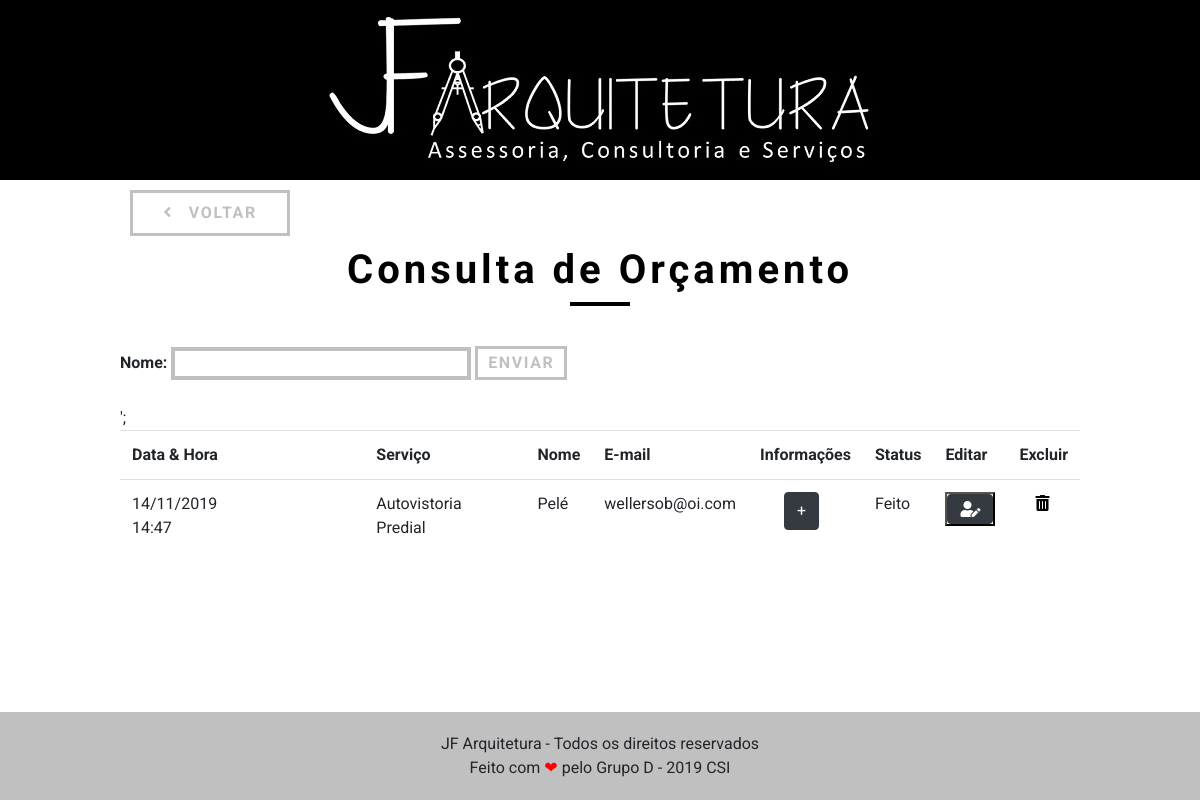
The page /consultar.php?nome=Pelé on the database its author committed.
### tables this page shows
CREATE TABLE `orcamento` (
  `cod` int(11) NOT NULL,
  `tipo_id` int(11) NOT NULL,
  `nome_cli` varchar(255) NOT NULL,
  `nome_predio` varchar(255) NOT NULL,
  `email` varchar(255) NOT NULL,
  `andares` int(11) NOT NULL,
  `apart_salas` int(11) NOT NULL,
  `endereco` varchar(255) NOT NULL,
  `elevadores` int(11) DEFAULT NULL,
  `idade_pred` int(11) DEFAULT NULL,
  `telefone` char(12) NOT NULL,
  `cel` char(12) NOT NULL,
  `detalhes` varchar(255) DEFAULT NULL,
  `status` enum('Pendente','Feito') DEFAULT NULL,
  `data` timestamp NOT NULL DEFAULT CURRENT_TIMESTAMP ON UPDATE CURRENT_TIMESTAMP,
  `observacoes` varchar(900) DEFAULT NULL
);

CREATE TABLE `tipo` (
  `id` int(11) NOT NULL,
  `nome` varchar(100) NOT NULL
);

### consultar.php (the view, shortened to what this page needs)
<!DOCTYPE html>
<html lang="pt-br">
<head>
	<?php include 'imports.php';?>
</head>
<body>
	<?php include 'header.php'; ?>
	<section id="consultar">
		<div class="container_grid">
			<a class="botao grid-3" href="painel.php"><i class="fas fa-angle-left mr-3"></i>Voltar</a>
			<h1 class="titulo">Consulta de Orçamento</h1>
			<form class="mb-3">
				<label class="label_form font-weight-bold">Nome: </label>
				<input type="text" name="nome" class="input_form">
				<button type="submit" class="botao-enviar">Enviar</button>
			</form>
			<?php
			if(isset($_GET["nome"])) {
				$nome = $_GET["nome"];
		include_once 'conexao.php';
								$sql = "SELECT o.*, t.nome AS 'tipo_nome', DATE_FORMAT(`data`, '%d/%m/%Y &nbsp; &nbsp; &nbsp; &nbsp; &nbsp; &nbsp; &nbsp; &nbsp; &nbsp; &nbsp; &nbsp; &nbsp; %H:%i') as 'data'
												FROM orcamento o, tipo t
												WHERE o.tipo_id = t.id
												AND nome_cli like '{$nome}%'";
		$busca = mysqli_query($con, $sql);
		$totalRegistros = mysqli_num_rows($busca);
		if($totalRegistros > 0 ){?>
			<table class="table table-hover">
				<tr>
				<th scope="col">Data &amp; Hora</th>
					<th scope="col-lg-2">Serviço</th>
					<th scope="col-lg-2">Nome</th>
					<th scope="col-lg-2">E-mail</th>
					<th scope="col-lg-2">Informações</th>
					<th scope="col-lg-2">Status</th>
					<th scope="col-lg-2">Editar</th>
					<th scope="col-lg-2">Excluir</th>
				</tr>
				<?php
									while ($array = mysqli_fetch_array($busca)){
                                    $id = $array['cod'];
									$tipo_nome = $array['tipo_nome'];
									$nome_cli = $array['nome_cli'];
									$nome_predio = $array['nome_predio'];
									$email = $array ['email'];
									$telefone = $array['telefone'];
									$cel = $array['cel'];
									$data = $array['data'];
									$status = $array['status'];
									$and = $array['andares'];
									$apart = $array['apart_salas'];
									$elev = $array['elevadores'];
									$end = $array['endereco'];
									$idade_predio = $array['idade_pred'];
									$det = $array['detalhes'];
                                    $obs = $array['observacoes'];
								?>
				<tr>
				<td><?php echo $data; ?></td>
				<td><?php echo $tipo_nome; ?></td>
				<td><?php echo $nome_cli; ?></td>
				<td><?php echo $email; ?></td>
				<td>
					<button type="button" class="btn btn-dark ml-4" data-toggle="modal"  data-det="<?php echo $det ?>" data-idade="<?php echo $idade_predio ?>" data-elev="<?php echo $elev ?>" data-apart="<?php echo $apart ?>" data-and="<?php echo $and ?>" data-tipo="<?php echo $tipo_nome ?>" data-end="<?php echo $end ?>" data-target="#exampleModal" data-predio="<?php echo $nome_predio ?>" data-telefone="<?php echo $telefone ?>" data-celular="<?php echo $cel ?>" data-email="<?php echo $email ?>" data-whatever="<?php echo $nome_cli ?>">+</button>
				</td>
				<td><?php echo $status ?></td>
				<td>
				<button class="" data-cod="<?php echo $id ?>" data-obs="<?php echo $obs ?>" data-whatever="<?php echo $nome_cli ?>" data-target="#edit-modal" data-toggle="modal" style="color: black;">
				<i    class = " btn btn-dark fas fa-user-edit "></i>
				</button>
				</td>';
				<?php
				echo '<td>
				<a href="excluir.php" onclick="excluir({$row[0]})">
				<i style="color: black;" class="fas fa-trash-alt ml-3"></i>
				</a>
				</td>';
				echo '</tr>';
			 }
						}
			?>
				<?php	} ?>
			</table>
		</div>
	</section>
	<footer class="_footer">
		<p>JF Arquitetura - Todos os direitos reservados</p>
		<p>Feito com <span class="heart">❤</span> pelo Grupo D - 2019 CSI</p>
	</footer>
</body>
</html>

### css/grid.css (style rules this page uses)
*, *:before, *:after { -webkit-box-sizing: border-box; -moz-box-sizing: border-box; box-sizing: border-box; }
.container_grid { width: 960px; margin: 0 auto; padding: 0px; position: relative; }
.container_grid:after, .container_grid:before { content: " "; display: table; }
.container_grid:after { clear: both; }
.grid-1, .grid-2, .grid-3, .grid-4, .grid-5, .grid-6, .grid-7, .grid-8, .grid-9, .grid-10, .grid-11, .grid-12, .grid-13, .grid-14, .grid-15, .grid-16, .grid-1-3 { float: left; margin-left: 10px; margin-right: 10px; }
.grid-3 { width: 160px; }

### css/style.css (style rules this page uses)
* { margin: 0; padding: 0; box-sizing: border-box; font-family: "Roboto", sans-serif; }
a { text-decoration: none; }
.titulo { margin-top: 60px; margin-bottom: 40px; letter-spacing: 0.1em; text-align: center; font-size: 40px; color: #000; }
.titulo:after { content: ""; display: block; width: 60px; height: 2px; border: 2px solid #000; margin: 2px auto 15px auto; }
.botao { color: #c0c0c0; text-transform: uppercase; background: none; border: 3px solid #c0c0c0; padding: 10px 30px; font-style: 14px; line-height: 20px; letter-spacing: 0.1em; font-weight: bold; }
._footer { width: 100%; padding-bottom: 20px; background-color: #c0c0c0; box-sizing: border-box; }
._footer p:first-child { padding-top: 20px; }
._footer p { text-align: center; }
.heart { color: red; }

### consultar.php (style rules this page uses)
.botao { color: #c0c0c0; text-transform: uppercase; background: none; border: 3px solid #c0c0c0; padding: 10px 10px; font-style: 14px; letter-spacing: 0.1em; font-weight: bold; }
.botao-enviar { color: #c0c0c0; text-transform: uppercase; background: none; border: 3px solid #c0c0c0; padding: 2px 10px; letter-spacing: 0.1em; font-weight: bold; }
#consultar .botao { margin-top: 10px; outline: none; letter-spacing: 0.1em; }
#consultar a { text-align: center; font-size: 16px; }
#consultar .input_form { width: 300px; border: 4px solid #c0c0c0; background: none; padding: 2px 2px; margin-bottom: 10px; outline: none; font-size: 14px; }
._footer { position: fixed; bottom: 0; }

### rows shown on the page
orcamento: data "14/11/2019 14:47", tipo.nome "Autovistoria Predial", nome_cli "Pelé", email "wellersob@oi.com", status "Feito"
